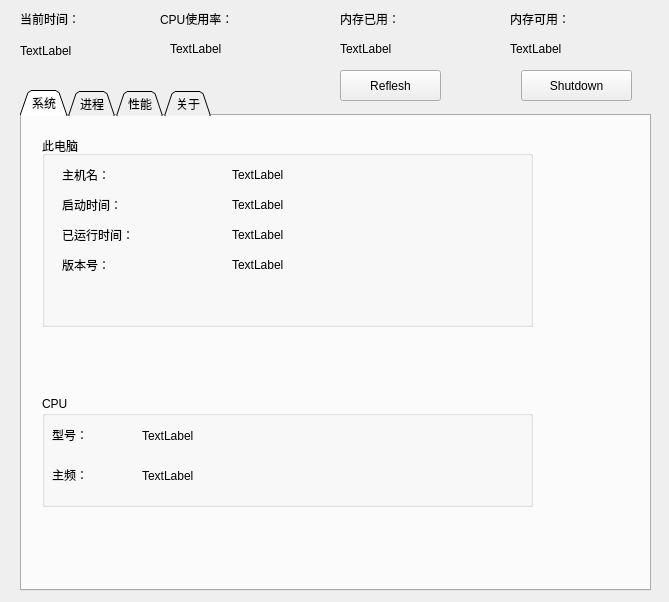
<?xml version="1.0" encoding="UTF-8"?>
<ui version="4.0">
 <class>TaskManager</class>
 <widget class="QWidget" name="TaskManager">
  <property name="geometry">
   <rect>
    <x>0</x>
    <y>0</y>
    <width>669</width>
    <height>602</height>
   </rect>
  </property>
  <property name="windowTitle">
   <string>TaskManager</string>
  </property>
  <widget class="QTabWidget" name="tabWidget">
   <property name="geometry">
    <rect>
     <x>20</x>
     <y>90</y>
     <width>631</width>
     <height>501</height>
    </rect>
   </property>
   <property name="tabShape">
    <enum>QTabWidget::Triangular</enum>
   </property>
   <property name="currentIndex">
    <number>0</number>
   </property>
   <widget class="QWidget" name="sys_info">
    <attribute name="title">
     <string>系统</string>
    </attribute>
    <widget class="QGroupBox" name="pc_group">
     <property name="geometry">
      <rect>
       <x>20</x>
       <y>20</y>
       <width>491</width>
       <height>191</height>
      </rect>
     </property>
     <property name="title">
      <string>此电脑</string>
     </property>
     <widget class="QLabel" name="label">
      <property name="geometry">
       <rect>
        <x>20</x>
        <y>30</y>
        <width>81</width>
        <height>18</height>
       </rect>
      </property>
      <property name="text">
       <string>主机名：</string>
      </property>
     </widget>
     <widget class="QLabel" name="label_2">
      <property name="geometry">
       <rect>
        <x>20</x>
        <y>60</y>
        <width>121</width>
        <height>18</height>
       </rect>
      </property>
      <property name="text">
       <string>启动时间：</string>
      </property>
     </widget>
     <widget class="QLabel" name="label_3">
      <property name="geometry">
       <rect>
        <x>20</x>
        <y>90</y>
        <width>101</width>
        <height>18</height>
       </rect>
      </property>
      <property name="text">
       <string>已运行时间：</string>
      </property>
     </widget>
     <widget class="QLabel" name="label_4">
      <property name="geometry">
       <rect>
        <x>20</x>
        <y>120</y>
        <width>81</width>
        <height>18</height>
       </rect>
      </property>
      <property name="text">
       <string>版本号：</string>
      </property>
     </widget>
     <widget class="QLabel" name="label_pc_name">
      <property name="geometry">
       <rect>
        <x>190</x>
        <y>30</y>
        <width>81</width>
        <height>18</height>
       </rect>
      </property>
      <property name="text">
       <string>TextLabel</string>
      </property>
     </widget>
     <widget class="QLabel" name="label_boot_time">
      <property name="geometry">
       <rect>
        <x>190</x>
        <y>60</y>
        <width>281</width>
        <height>18</height>
       </rect>
      </property>
      <property name="text">
       <string>TextLabel</string>
      </property>
     </widget>
     <widget class="QLabel" name="label_run_time">
      <property name="geometry">
       <rect>
        <x>190</x>
        <y>90</y>
        <width>301</width>
        <height>18</height>
       </rect>
      </property>
      <property name="text">
       <string>TextLabel</string>
      </property>
     </widget>
     <widget class="QLabel" name="label_pc_version">
      <property name="geometry">
       <rect>
        <x>190</x>
        <y>120</y>
        <width>271</width>
        <height>18</height>
       </rect>
      </property>
      <property name="text">
       <string>TextLabel</string>
      </property>
     </widget>
    </widget>
    <widget class="QGroupBox" name="cpu_group">
     <property name="geometry">
      <rect>
       <x>20</x>
       <y>280</y>
       <width>491</width>
       <height>111</height>
      </rect>
     </property>
     <property name="title">
      <string>CPU</string>
     </property>
     <widget class="QLabel" name="label_5">
      <property name="geometry">
       <rect>
        <x>10</x>
        <y>30</y>
        <width>81</width>
        <height>18</height>
       </rect>
      </property>
      <property name="text">
       <string>型号：</string>
      </property>
     </widget>
     <widget class="QLabel" name="label_6">
      <property name="geometry">
       <rect>
        <x>10</x>
        <y>70</y>
        <width>81</width>
        <height>18</height>
       </rect>
      </property>
      <property name="text">
       <string>主频：</string>
      </property>
     </widget>
     <widget class="QLabel" name="label_cpu_name">
      <property name="geometry">
       <rect>
        <x>100</x>
        <y>30</y>
        <width>421</width>
        <height>20</height>
       </rect>
      </property>
      <property name="text">
       <string>TextLabel</string>
      </property>
     </widget>
     <widget class="QLabel" name="label_cpu_hz">
      <property name="geometry">
       <rect>
        <x>100</x>
        <y>70</y>
        <width>391</width>
        <height>20</height>
       </rect>
      </property>
      <property name="text">
       <string>TextLabel</string>
      </property>
     </widget>
    </widget>
   </widget>
   <widget class="QWidget" name="pro_info">
    <attribute name="title">
     <string>进程</string>
    </attribute>
    <widget class="QListWidget" name="list_process">
     <property name="geometry">
      <rect>
       <x>10</x>
       <y>10</y>
       <width>581</width>
       <height>401</height>
      </rect>
     </property>
    </widget>
    <widget class="QPushButton" name="button_kill">
     <property name="geometry">
      <rect>
       <x>480</x>
       <y>420</y>
       <width>112</width>
       <height>34</height>
      </rect>
     </property>
     <property name="text">
      <string>结束进程</string>
     </property>
    </widget>
    <widget class="QLineEdit" name="edit_pid">
     <property name="geometry">
      <rect>
       <x>10</x>
       <y>420</y>
       <width>151</width>
       <height>31</height>
      </rect>
     </property>
     <property name="text">
      <string>请输入进程pid</string>
     </property>
    </widget>
    <widget class="QPushButton" name="button_search">
     <property name="geometry">
      <rect>
       <x>180</x>
       <y>420</y>
       <width>112</width>
       <height>34</height>
      </rect>
     </property>
     <property name="text">
      <string>搜索</string>
     </property>
    </widget>
   </widget>
   <widget class="QWidget" name="cpumem_info">
    <attribute name="title">
     <string>性能</string>
    </attribute>
    <widget class="QTabWidget" name="tabWidget_2">
     <property name="geometry">
      <rect>
       <x>20</x>
       <y>10</y>
       <width>581</width>
       <height>441</height>
      </rect>
     </property>
     <property name="tabPosition">
      <enum>QTabWidget::West</enum>
     </property>
     <property name="currentIndex">
      <number>0</number>
     </property>
     <widget class="QWidget" name="cpu_paint">
      <attribute name="title">
       <string>CPU</string>
      </attribute>
      <widget class="QGroupBox" name="group_cpu">
       <property name="geometry">
        <rect>
         <x>20</x>
         <y>0</y>
         <width>501</width>
         <height>51</height>
        </rect>
       </property>
       <property name="title">
        <string>CPU使用率</string>
       </property>
       <widget class="QLabel" name="label_cpurate">
        <property name="geometry">
         <rect>
          <x>110</x>
          <y>30</y>
          <width>81</width>
          <height>18</height>
         </rect>
        </property>
        <property name="text">
         <string>TextLabel</string>
        </property>
       </widget>
       <widget class="QLabel" name="label_19">
        <property name="geometry">
         <rect>
          <x>0</x>
          <y>30</y>
          <width>101</width>
          <height>18</height>
         </rect>
        </property>
        <property name="text">
         <string>当前使用率：</string>
        </property>
       </widget>
      </widget>
      <widget class="QLabel" name="label_cover">
       <property name="geometry">
        <rect>
         <x>130</x>
         <y>120</y>
         <width>301</width>
         <height>181</height>
        </rect>
       </property>
       <property name="text">
        <string/>
       </property>
       <property name="pixmap">
        <pixmap>../../../wait_image.png</pixmap>
       </property>
       <property name="scaledContents">
        <bool>false</bool>
       </property>
      </widget>
     </widget>
     <widget class="QWidget" name="mem_paint">
      <attribute name="title">
       <string>MEM</string>
      </attribute>
      <widget class="QGroupBox" name="group_mem">
       <property name="geometry">
        <rect>
         <x>20</x>
         <y>0</y>
         <width>431</width>
         <height>81</height>
        </rect>
       </property>
       <property name="title">
        <string>内存使用情况</string>
       </property>
       <widget class="QLabel" name="label_8">
        <property name="geometry">
         <rect>
          <x>10</x>
          <y>30</y>
          <width>81</width>
          <height>18</height>
         </rect>
        </property>
        <property name="text">
         <string>已用：</string>
        </property>
       </widget>
       <widget class="QLabel" name="label_9">
        <property name="geometry">
         <rect>
          <x>10</x>
          <y>60</y>
          <width>81</width>
          <height>18</height>
         </rect>
        </property>
        <property name="text">
         <string>可用：</string>
        </property>
       </widget>
       <widget class="QLabel" name="label_10">
        <property name="geometry">
         <rect>
          <x>260</x>
          <y>30</y>
          <width>101</width>
          <height>18</height>
         </rect>
        </property>
        <property name="text">
         <string>内存总大小</string>
        </property>
       </widget>
       <widget class="QLabel" name="label_mem_used">
        <property name="geometry">
         <rect>
          <x>80</x>
          <y>30</y>
          <width>81</width>
          <height>18</height>
         </rect>
        </property>
        <property name="text">
         <string>TextLabel</string>
        </property>
       </widget>
       <widget class="QLabel" name="label_mem_free">
        <property name="geometry">
         <rect>
          <x>80</x>
          <y>60</y>
          <width>81</width>
          <height>18</height>
         </rect>
        </property>
        <property name="text">
         <string>TextLabel</string>
        </property>
       </widget>
       <widget class="QLabel" name="label_mem_total">
        <property name="geometry">
         <rect>
          <x>260</x>
          <y>60</y>
          <width>81</width>
          <height>18</height>
         </rect>
        </property>
        <property name="text">
         <string>TextLabel</string>
        </property>
       </widget>
      </widget>
      <widget class="QLabel" name="label_cover_2">
       <property name="geometry">
        <rect>
         <x>130</x>
         <y>120</y>
         <width>301</width>
         <height>181</height>
        </rect>
       </property>
       <property name="text">
        <string/>
       </property>
       <property name="pixmap">
        <pixmap>../../../wait_image.png</pixmap>
       </property>
       <property name="scaledContents">
        <bool>false</bool>
       </property>
      </widget>
     </widget>
     <widget class="QWidget" name="swap_image">
      <attribute name="title">
       <string>SWAP</string>
      </attribute>
      <widget class="QGroupBox" name="group_swap">
       <property name="geometry">
        <rect>
         <x>20</x>
         <y>0</y>
         <width>411</width>
         <height>81</height>
        </rect>
       </property>
       <property name="title">
        <string>交换分区使用情况</string>
       </property>
       <widget class="QLabel" name="label_13">
        <property name="geometry">
         <rect>
          <x>10</x>
          <y>30</y>
          <width>81</width>
          <height>18</height>
         </rect>
        </property>
        <property name="text">
         <string>已用：</string>
        </property>
       </widget>
       <widget class="QLabel" name="label_14">
        <property name="geometry">
         <rect>
          <x>10</x>
          <y>60</y>
          <width>81</width>
          <height>18</height>
         </rect>
        </property>
        <property name="text">
         <string>可用：</string>
        </property>
       </widget>
       <widget class="QLabel" name="label_15">
        <property name="geometry">
         <rect>
          <x>250</x>
          <y>30</y>
          <width>101</width>
          <height>18</height>
         </rect>
        </property>
        <property name="text">
         <string>内存总大小</string>
        </property>
       </widget>
       <widget class="QLabel" name="label_swap_used">
        <property name="geometry">
         <rect>
          <x>80</x>
          <y>30</y>
          <width>81</width>
          <height>18</height>
         </rect>
        </property>
        <property name="text">
         <string>TextLabel</string>
        </property>
       </widget>
       <widget class="QLabel" name="label_swap_free">
        <property name="geometry">
         <rect>
          <x>80</x>
          <y>60</y>
          <width>81</width>
          <height>18</height>
         </rect>
        </property>
        <property name="text">
         <string>TextLabel</string>
        </property>
       </widget>
       <widget class="QLabel" name="label_swap_total">
        <property name="geometry">
         <rect>
          <x>250</x>
          <y>60</y>
          <width>81</width>
          <height>18</height>
         </rect>
        </property>
        <property name="text">
         <string>TextLabel</string>
        </property>
       </widget>
      </widget>
      <widget class="QLabel" name="label_cover_3">
       <property name="geometry">
        <rect>
         <x>130</x>
         <y>120</y>
         <width>301</width>
         <height>181</height>
        </rect>
       </property>
       <property name="text">
        <string/>
       </property>
       <property name="pixmap">
        <pixmap>../../../wait_image.png</pixmap>
       </property>
       <property name="scaledContents">
        <bool>false</bool>
       </property>
      </widget>
     </widget>
    </widget>
   </widget>
   <widget class="QWidget" name="my_info">
    <attribute name="title">
     <string>关于</string>
    </attribute>
    <widget class="QLabel" name="label_7">
     <property name="geometry">
      <rect>
       <x>150</x>
       <y>140</y>
       <width>281</width>
       <height>31</height>
      </rect>
     </property>
     <property name="text">
      <string>获取帮助请联系630212894@qq.com</string>
     </property>
    </widget>
    <widget class="QLabel" name="label_16">
     <property name="geometry">
      <rect>
       <x>150</x>
       <y>30</y>
       <width>141</width>
       <height>21</height>
      </rect>
     </property>
     <property name="text">
      <string>CS1503 班</string>
     </property>
    </widget>
    <widget class="QLabel" name="label_17">
     <property name="geometry">
      <rect>
       <x>150</x>
       <y>60</y>
       <width>141</width>
       <height>21</height>
      </rect>
     </property>
     <property name="text">
      <string>U201514559</string>
     </property>
    </widget>
    <widget class="QLabel" name="label_18">
     <property name="geometry">
      <rect>
       <x>150</x>
       <y>90</y>
       <width>141</width>
       <height>21</height>
      </rect>
     </property>
     <property name="text">
      <string>周铭昊</string>
     </property>
    </widget>
    <widget class="QLabel" name="label_20">
     <property name="geometry">
      <rect>
       <x>150</x>
       <y>120</y>
       <width>91</width>
       <height>17</height>
      </rect>
     </property>
     <property name="text">
      <string>2018/3/22</string>
     </property>
    </widget>
   </widget>
  </widget>
  <widget class="QPushButton" name="button_off">
   <property name="geometry">
    <rect>
     <x>521</x>
     <y>70</y>
     <width>111</width>
     <height>31</height>
    </rect>
   </property>
   <property name="text">
    <string>Shutdown</string>
   </property>
  </widget>
  <widget class="QLabel" name="label_21">
   <property name="geometry">
    <rect>
     <x>20</x>
     <y>10</y>
     <width>90</width>
     <height>18</height>
    </rect>
   </property>
   <property name="text">
    <string>当前时间：</string>
   </property>
  </widget>
  <widget class="QLabel" name="label_cpurate_2">
   <property name="geometry">
    <rect>
     <x>170</x>
     <y>40</y>
     <width>81</width>
     <height>18</height>
    </rect>
   </property>
   <property name="text">
    <string>TextLabel</string>
   </property>
  </widget>
  <widget class="QLabel" name="label_time_2">
   <property name="geometry">
    <rect>
     <x>20</x>
     <y>30</y>
     <width>81</width>
     <height>41</height>
    </rect>
   </property>
   <property name="text">
    <string>TextLabel</string>
   </property>
  </widget>
  <widget class="QLabel" name="label_11">
   <property name="geometry">
    <rect>
     <x>340</x>
     <y>10</y>
     <width>90</width>
     <height>18</height>
    </rect>
   </property>
   <property name="text">
    <string>内存已用：</string>
   </property>
  </widget>
  <widget class="QLabel" name="label_12">
   <property name="geometry">
    <rect>
     <x>510</x>
     <y>10</y>
     <width>90</width>
     <height>18</height>
    </rect>
   </property>
   <property name="text">
    <string>内存可用：</string>
   </property>
  </widget>
  <widget class="QLabel" name="label_mem_used_2">
   <property name="geometry">
    <rect>
     <x>340</x>
     <y>40</y>
     <width>81</width>
     <height>18</height>
    </rect>
   </property>
   <property name="text">
    <string>TextLabel</string>
   </property>
  </widget>
  <widget class="QLabel" name="label_mem_free_2">
   <property name="geometry">
    <rect>
     <x>510</x>
     <y>40</y>
     <width>81</width>
     <height>18</height>
    </rect>
   </property>
   <property name="text">
    <string>TextLabel</string>
   </property>
  </widget>
  <widget class="QLabel" name="label_22">
   <property name="geometry">
    <rect>
     <x>160</x>
     <y>10</y>
     <width>99</width>
     <height>18</height>
    </rect>
   </property>
   <property name="text">
    <string>CPU使用率：</string>
   </property>
  </widget>
  <widget class="QPushButton" name="button_refcpu">
   <property name="geometry">
    <rect>
     <x>340</x>
     <y>70</y>
     <width>101</width>
     <height>31</height>
    </rect>
   </property>
   <property name="text">
    <string>Reflesh</string>
   </property>
  </widget>
 </widget>
 <layoutdefault spacing="6" margin="11"/>
 <resources/>
 <connections/>
</ui>
